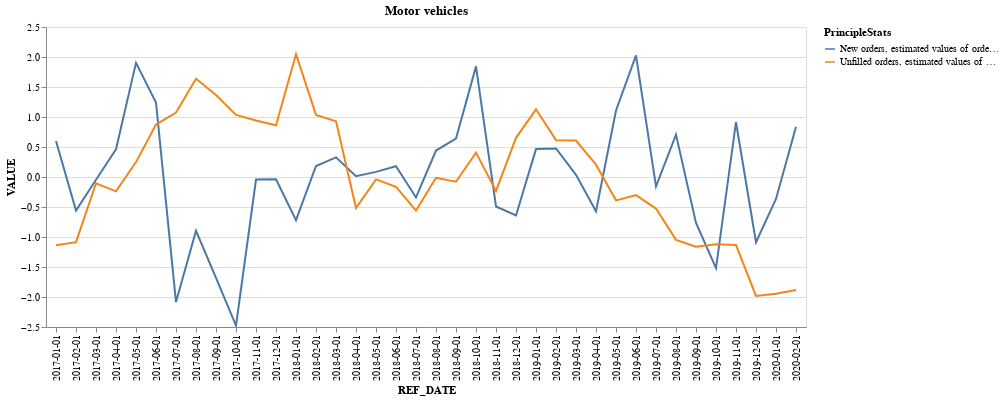

Notebook code cell kept with this figure:
### Code cell
df_good_transportation = df_sales[(df_sales['GoodType'] == 'Motor vehicle parts manufacturing [3363]') & ((df_sales['PrincipleStats'] == 'New orders, estimated values of orders received during month') | (df_sales['PrincipleStats'] == 'Unfilled orders, estimated values of orders at end of month'))]
for good in df_good_transportation['PrincipleStats'].unique():
    scaler = StandardScaler()
    df_good_transportation.loc[df_good_transportation['PrincipleStats'] == good, 'VALUE'] = scaler.fit_transform(df_good_transportation.loc[df_good_transportation['PrincipleStats'] == good, 'VALUE'].values.reshape(-1, 1))

chart1 = alt.Chart(df_good_transportation).mark_line().encode(
    x='REF_DATE',
    y='VALUE',
    color = 'PrincipleStats',
    
).properties(title = "Motor vehicles Parts").interactive()
chart1

### Figure 1 — Vega-Lite specification as saved in the notebook (floating-point values rounded to 4 significant figures)
{"config": {"view": {"continuousWidth": 300, "continuousHeight": 300}}, "data": {"name": "data-ca63c967893ff10513f3900d8d0d7598"}, "mark": {"type": "line"}, "encoding": {"color": {"field": "PrincipleStats", "type": "nominal"}, "x": {"field": "REF_DATE", "type": "nominal"}, "y": {"field": "VALUE", "type": "quantitative"}}, "params": [{"name": "param_3", "select": {"type": "interval", "encodings": ["x", "y"]}, "bind": "scales"}], "title": "Motor vehicles", "$schema": "https://vega.github.io/schema/vega-lite/v5.20.1.json", "datasets": {"data-ca63c967893ff10513f3900d8d0d7598": [{"PrincipleStats": "New orders, estimated values of orders received during month", "GoodType": "Motor vehicle parts manufacturing [3363]", "REF_DATE": "2017-01-01", "VALUE": 0.5996}, {"PrincipleStats": "New orders, estimated values of orders received during month", "GoodType": "Motor vehicle parts manufacturing [3363]", "REF_DATE": "2017-02-01", "VALUE": -0.5592}, {"PrincipleStats": "New orders, estimated values of orders received during month", "GoodType": "Motor vehicle parts manufacturing [3363]", "REF_DATE": "2017-03-01", "VALUE": -0.04536}, {"PrincipleStats": "New orders, estimated values of orders received during month", "GoodType": "Motor vehicle parts manufacturing [3363]", "REF_DATE": "2017-04-01", "VALUE": 0.4617}, {"PrincipleStats": "New orders, estimated values of orders received during month", "GoodType": "Motor vehicle parts manufacturing [3363]", "REF_DATE": "2017-05-01", "VALUE": 1.903}, {"PrincipleStats": "New orders, estimated values of orders received during month", "GoodType": "Motor vehicle parts manufacturing [3363]", "REF_DATE": "2017-06-01", "VALUE": 1.239}, {"PrincipleStats": "New orders, estimated values of orders received during month", "GoodType": "Motor vehicle parts manufacturing [3363]", "REF_DATE": "2017-07-01", "VALUE": -2.084}, {"PrincipleStats": "New orders, estimated values of orders received during month", "GoodType": "Motor vehicle parts manufacturing [3363]", "REF_DATE": "2017-08-01", "VALUE": -0.896}, {"PrincipleStats": "New orders, estimated values of orders received during month", "GoodType": "Motor vehicle parts manufacturing [3363]", "REF_DATE": "2017-09-01", "VALUE": -1.682}, {"PrincipleStats": "New orders, estimated values of orders received during month", "GoodType": "Motor vehicle parts manufacturing [3363]", "REF_DATE": "2017-10-01", "VALUE": -2.475}, {"PrincipleStats": "New orders, estimated values of orders received during month", "GoodType": "Motor vehicle parts manufacturing [3363]", "REF_DATE": "2017-11-01", "VALUE": -0.04267}, {"PrincipleStats": "New orders, estimated values of orders received during month", "GoodType": "Motor vehicle parts manufacturing [3363]", "REF_DATE": "2017-12-01", "VALUE": -0.03856}, {"PrincipleStats": "New orders, estimated values of orders received during month", "GoodType": "Motor vehicle parts manufacturing [3363]", "REF_DATE": "2018-01-01", "VALUE": -0.7195}, {"PrincipleStats": "New orders, estimated values of orders received during month", "GoodType": "Motor vehicle parts manufacturing [3363]", "REF_DATE": "2018-02-01", "VALUE": 0.1831}, {"PrincipleStats": "New orders, estimated values of orders received during month", "GoodType": "Motor vehicle parts manufacturing [3363]", "REF_DATE": "2018-03-01", "VALUE": 0.3267}, {"PrincipleStats": "New orders, estimated values of orders received during month", "GoodType": "Motor vehicle parts manufacturing [3363]", "REF_DATE": "2018-04-01", "VALUE": 0.01194}, {"PrincipleStats": "New orders, estimated values of orders received during month", "GoodType": "Motor vehicle parts manufacturing [3363]", "REF_DATE": "2018-05-01", "VALUE": 0.08567}, {"PrincipleStats": "New orders, estimated values of orders received during month", "GoodType": "Motor vehicle parts manufacturing [3363]", "REF_DATE": "2018-06-01", "VALUE": 0.1804}, {"PrincipleStats": "New orders, estimated values of orders received during month", "GoodType": "Motor vehicle parts manufacturing [3363]", "REF_DATE": "2018-07-01", "VALUE": -0.3405}, {"PrincipleStats": "New orders, estimated values of orders received during month", "GoodType": "Motor vehicle parts manufacturing [3363]", "REF_DATE": "2018-08-01", "VALUE": 0.4412}, {"PrincipleStats": "New orders, estimated values of orders received during month", "GoodType": "Motor vehicle parts manufacturing [3363]", "REF_DATE": "2018-09-01", "VALUE": 0.641}, {"PrincipleStats": "New orders, estimated values of orders received during month", "GoodType": "Motor vehicle parts manufacturing [3363]", "REF_DATE": "2018-10-01", "VALUE": 1.844}, {"PrincipleStats": "New orders, estimated values of orders received during month", "GoodType": "Motor vehicle parts manufacturing [3363]", "REF_DATE": "2018-11-01", "VALUE": -0.4919}, {"PrincipleStats": "New orders, estimated values of orders received during month", "GoodType": "Motor vehicle parts manufacturing [3363]", "REF_DATE": "2018-12-01", "VALUE": -0.6411}, {"PrincipleStats": "New orders, estimated values of orders received during month", "GoodType": "Motor vehicle parts manufacturing [3363]", "REF_DATE": "2019-01-01", "VALUE": 0.465}, {"PrincipleStats": "New orders, estimated values of orders received during month", "GoodType": "Motor vehicle parts manufacturing [3363]", "REF_DATE": "2019-02-01", "VALUE": 0.475}, {"PrincipleStats": "New orders, estimated values of orders received during month", "GoodType": "Motor vehicle parts manufacturing [3363]", "REF_DATE": "2019-03-01", "VALUE": 0.03706}, {"PrincipleStats": "New orders, estimated values of orders received during month", "GoodType": "Motor vehicle parts manufacturing [3363]", "REF_DATE": "2019-04-01", "VALUE": -0.5711}, {"PrincipleStats": "New orders, estimated values of orders received during month", "GoodType": "Motor vehicle parts manufacturing [3363]", "REF_DATE": "2019-05-01", "VALUE": 1.108}, {"PrincipleStats": "New orders, estimated values of orders received during month", "GoodType": "Motor vehicle parts manufacturing [3363]", "REF_DATE": "2019-06-01", "VALUE": 2.026}, {"PrincipleStats": "New orders, estimated values of orders received during month", "GoodType": "Motor vehicle parts manufacturing [3363]", "REF_DATE": "2019-07-01", "VALUE": -0.1565}, {"PrincipleStats": "New orders, estimated values of orders received during month", "GoodType": "Motor vehicle parts manufacturing [3363]", "REF_DATE": "2019-08-01", "VALUE": 0.7068}, {"PrincipleStats": "New orders, estimated values of orders received during month", "GoodType": "Motor vehicle parts manufacturing [3363]", "REF_DATE": "2019-09-01", "VALUE": -0.767}, {"PrincipleStats": "New orders, estimated values of orders received during month", "GoodType": "Motor vehicle parts manufacturing [3363]", "REF_DATE": "2019-10-01", "VALUE": -1.519}, {"PrincipleStats": "New orders, estimated values of orders received during month", "GoodType": "Motor vehicle parts manufacturing [3363]", "REF_DATE": "2019-11-01", "VALUE": 0.913}, {"PrincipleStats": "New orders, estimated values of orders received during month", "GoodType": "Motor vehicle parts manufacturing [3363]", "REF_DATE": "2019-12-01", "VALUE": -1.088}, {"PrincipleStats": "New orders, estimated values of orders received during month", "GoodType": "Motor vehicle parts manufacturing [3363]", "REF_DATE": "2020-01-01", "VALUE": -0.3669}, {"PrincipleStats": "New orders, estimated values of orders received during month", "GoodType": "Motor vehicle parts manufacturing [3363]", "REF_DATE": "2020-02-01", "VALUE": 0.8367}, {"PrincipleStats": "Unfilled orders, estimated values of orders at end of month", "GoodType": "Motor vehicle parts manufacturing [3363]", "REF_DATE": "2017-01-01", "VALUE": -1.136}, {"PrincipleStats": "Unfilled orders, estimated values of orders at end of month", "GoodType": "Motor vehicle parts manufacturing [3363]", "REF_DATE": "2017-02-01", "VALUE": -1.086}, {"PrincipleStats": "Unfilled orders, estimated values of orders at end of month", "GoodType": "Motor vehicle parts manufacturing [3363]", "REF_DATE": "2017-03-01", "VALUE": -0.1066}, {"PrincipleStats": "Unfilled orders, estimated values of orders at end of month", "GoodType": "Motor vehicle parts manufacturing [3363]", "REF_DATE": "2017-04-01", "VALUE": -0.2396}, {"PrincipleStats": "Unfilled orders, estimated values of orders at end of month", "GoodType": "Motor vehicle parts manufacturing [3363]", "REF_DATE": "2017-05-01", "VALUE": 0.2484}, {"PrincipleStats": "Unfilled orders, estimated values of orders at end of month", "GoodType": "Motor vehicle parts manufacturing [3363]", "REF_DATE": "2017-06-01", "VALUE": 0.8744}, {"PrincipleStats": "Unfilled orders, estimated values of orders at end of month", "GoodType": "Motor vehicle parts manufacturing [3363]", "REF_DATE": "2017-07-01", "VALUE": 1.073}, {"PrincipleStats": "Unfilled orders, estimated values of orders at end of month", "GoodType": "Motor vehicle parts manufacturing [3363]", "REF_DATE": "2017-08-01", "VALUE": 1.639}, {"PrincipleStats": "Unfilled orders, estimated values of orders at end of month", "GoodType": "Motor vehicle parts manufacturing [3363]", "REF_DATE": "2017-09-01", "VALUE": 1.367}, {"PrincipleStats": "Unfilled orders, estimated values of orders at end of month", "GoodType": "Motor vehicle parts manufacturing [3363]", "REF_DATE": "2017-10-01", "VALUE": 1.034}, {"PrincipleStats": "Unfilled orders, estimated values of orders at end of month", "GoodType": "Motor vehicle parts manufacturing [3363]", "REF_DATE": "2017-11-01", "VALUE": 0.941}, {"PrincipleStats": "Unfilled orders, estimated values of orders at end of month", "GoodType": "Motor vehicle parts manufacturing [3363]", "REF_DATE": "2017-12-01", "VALUE": 0.8635}, {"PrincipleStats": "Unfilled orders, estimated values of orders at end of month", "GoodType": "Motor vehicle parts manufacturing [3363]", "REF_DATE": "2018-01-01", "VALUE": 2.048}, {"PrincipleStats": "Unfilled orders, estimated values of orders at end of month", "GoodType": "Motor vehicle parts manufacturing [3363]", "REF_DATE": "2018-02-01", "VALUE": 1.034}, {"PrincipleStats": "Unfilled orders, estimated values of orders at end of month", "GoodType": "Motor vehicle parts manufacturing [3363]", "REF_DATE": "2018-03-01", "VALUE": 0.9288}, {"PrincipleStats": "Unfilled orders, estimated values of orders at end of month", "GoodType": "Motor vehicle parts manufacturing [3363]", "REF_DATE": "2018-04-01", "VALUE": -0.5176}, {"PrincipleStats": "Unfilled orders, estimated values of orders at end of month", "GoodType": "Motor vehicle parts manufacturing [3363]", "REF_DATE": "2018-05-01", "VALUE": -0.04002}, {"PrincipleStats": "Unfilled orders, estimated values of orders at end of month", "GoodType": "Motor vehicle parts manufacturing [3363]", "REF_DATE": "2018-06-01", "VALUE": -0.164}, {"PrincipleStats": "Unfilled orders, estimated values of orders at end of month", "GoodType": "Motor vehicle parts manufacturing [3363]", "REF_DATE": "2018-07-01", "VALUE": -0.5594}, {"PrincipleStats": "Unfilled orders, estimated values of orders at end of month", "GoodType": "Motor vehicle parts manufacturing [3363]", "REF_DATE": "2018-08-01", "VALUE": -0.01293}, {"PrincipleStats": "Unfilled orders, estimated values of orders at end of month", "GoodType": "Motor vehicle parts manufacturing [3363]", "REF_DATE": "2018-09-01", "VALUE": -0.07939}, {"PrincipleStats": "Unfilled orders, estimated values of orders at end of month", "GoodType": "Motor vehicle parts manufacturing [3363]", "REF_DATE": "2018-10-01", "VALUE": 0.4066}, {"PrincipleStats": "Unfilled orders, estimated values of orders at end of month", "GoodType": "Motor vehicle parts manufacturing [3363]", "REF_DATE": "2018-11-01", "VALUE": -0.2328}, {"PrincipleStats": "Unfilled orders, estimated values of orders at end of month", "GoodType": "Motor vehicle parts manufacturing [3363]", "REF_DATE": "2018-12-01", "VALUE": 0.6527}, {"PrincipleStats": "Unfilled orders, estimated values of orders at end of month", "GoodType": "Motor vehicle parts manufacturing [3363]", "REF_DATE": "2019-01-01", "VALUE": 1.128}, {"PrincipleStats": "Unfilled orders, estimated values of orders at end of month", "GoodType": "Motor vehicle parts manufacturing [3363]", "REF_DATE": "2019-02-01", "VALUE": 0.6139}, {"PrincipleStats": "Unfilled orders, estimated values of orders at end of month", "GoodType": "Motor vehicle parts manufacturing [3363]", "REF_DATE": "2019-03-01", "VALUE": 0.608}, {"PrincipleStats": "Unfilled orders, estimated values of orders at end of month", "GoodType": "Motor vehicle parts manufacturing [3363]", "REF_DATE": "2019-04-01", "VALUE": 0.2052}, {"PrincipleStats": "Unfilled orders, estimated values of orders at end of month", "GoodType": "Motor vehicle parts manufacturing [3363]", "REF_DATE": "2019-05-01", "VALUE": -0.3892}, {"PrincipleStats": "Unfilled orders, estimated values of orders at end of month", "GoodType": "Motor vehicle parts manufacturing [3363]", "REF_DATE": "2019-06-01", "VALUE": -0.3015}, {"PrincipleStats": "Unfilled orders, estimated values of orders at end of month", "GoodType": "Motor vehicle parts manufacturing [3363]", "REF_DATE": "2019-07-01", "VALUE": -0.5263}, {"PrincipleStats": "Unfilled orders, estimated values of orders at end of month", "GoodType": "Motor vehicle parts manufacturing [3363]", "REF_DATE": "2019-08-01", "VALUE": -1.048}, {"PrincipleStats": "Unfilled orders, estimated values of orders at end of month", "GoodType": "Motor vehicle parts manufacturing [3363]", "REF_DATE": "2019-09-01", "VALUE": -1.162}, {"PrincipleStats": "Unfilled orders, estimated values of orders at end of month", "GoodType": "Motor vehicle parts manufacturing [3363]", "REF_DATE": "2019-10-01", "VALUE": -1.12}, {"PrincipleStats": "Unfilled orders, estimated values of orders at end of month", "GoodType": "Motor vehicle parts manufacturing [3363]", "REF_DATE": "2019-11-01", "VALUE": -1.134}, {"PrincipleStats": "Unfilled orders, estimated values of orders at end of month", "GoodType": "Motor vehicle parts manufacturing [3363]", "REF_DATE": "2019-12-01", "VALUE": -1.983}, {"PrincipleStats": "Unfilled orders, estimated values of orders at end of month", "GoodType": "Motor vehicle parts manufacturing [3363]", "REF_DATE": "2020-01-01", "VALUE": -1.947}, {"PrincipleStats": "Unfilled orders, estimated values of orders at end of month", "GoodType": "Motor vehicle parts manufacturing [3363]", "REF_DATE": "2020-02-01", "VALUE": -1.883}]}}
